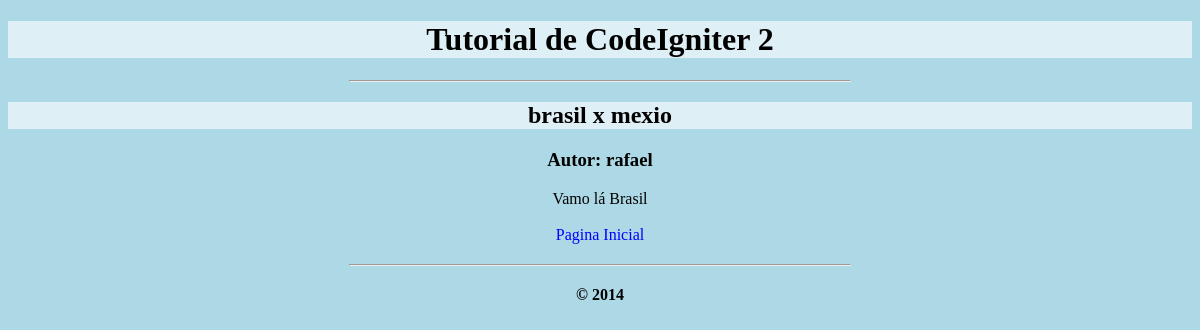
Before: /index.php/news/brasil-mexico with the older database file.
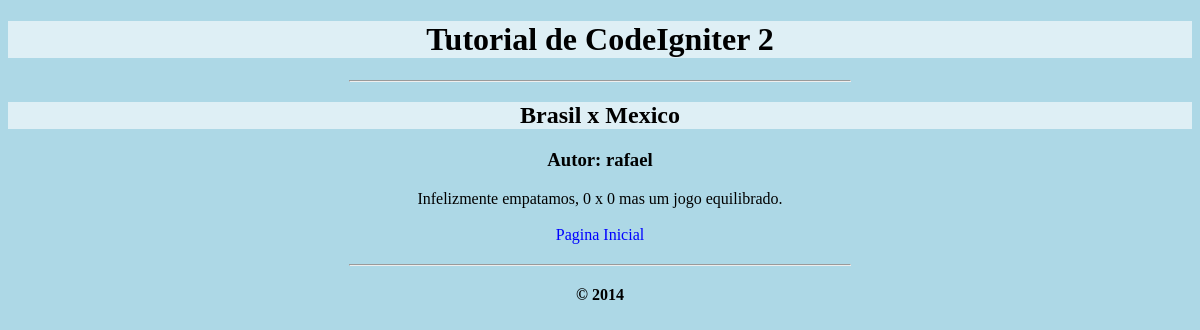
After: the same page with the newer database file.
### tables this page shows
CREATE TABLE IF NOT EXISTS `news` (
  `id` int(11) NOT NULL AUTO_INCREMENT,
  `title` varchar(128) NOT NULL,
  `slug` varchar(128) NOT NULL,
  `text` text NOT NULL,
  `autor` varchar(50) NOT NULL,
  PRIMARY KEY (`id`),
  KEY `slug` (`slug`)
);

### application/controllers/news.php (called while the page is built, shortened)
<?php
class News extends CI_Controller {
    public function __construct() {
        $this->load->model('news_model');
    }
    public function view($slug) {
        $data['news_item'] = $this->news_model->get_news($slug);
        $data['title'] = $data['news_item']['title'];
        $this->load->view('templates/header', $data);
        $this->load->view('news/view', $data);
        $this->load->view('templates/footer');
    }
}

### index.php (called while the page is built, shortened)
<?php
require_once BASEPATH.'core/CodeIgniter.php';

### application/models/news_model.php (called while the page is built, shortened)
<?php
class News_model extends CI_Model {
    public function get_news($slug = FALSE) {
        $query = $this->db->get_where('news', array('slug' => $slug));
        return $query->row_array();
    }
}

### application/views/news/view.php (the view)
<?php
echo '<h2>'.$news_item['title'].'</h2>';
echo '<p><h3>Autor: ' . $news_item['autor'] . '</h3></p>';
echo $news_item['text'];
echo "</br></br><a href='http://127.0.0.1/aulaci/index.php/news'>Pagina Inicial</a>";
?>

Changed rows visible on the page:
changed news "rafael": title "brasil x mexio" → "Brasil x Mexico"; text "Vamo lá Brasil" → "Infelizmente empatamos, 0 x 0 mas um jogo equilibrado."
